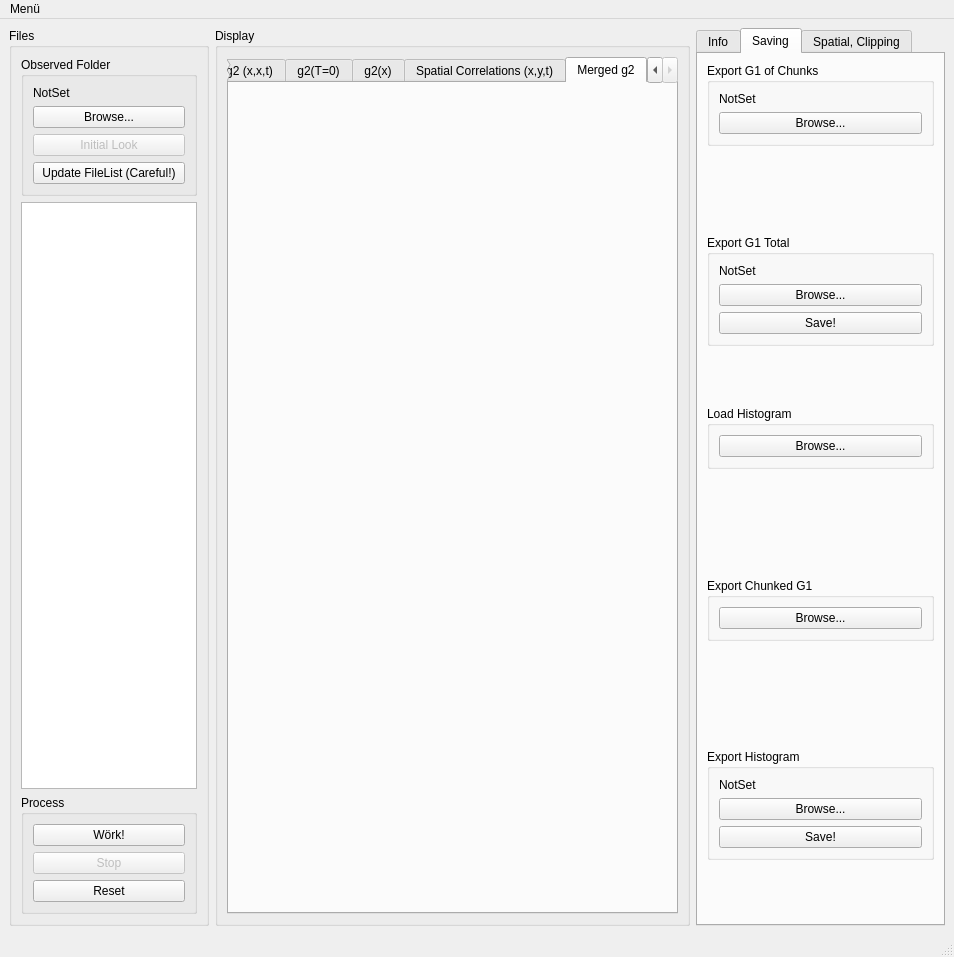
<?xml version="1.0" encoding="UTF-8"?>
<ui version="4.0">
 <class>MainWindow</class>
 <widget class="QMainWindow" name="MainWindow">
  <property name="geometry">
   <rect>
    <x>0</x>
    <y>0</y>
    <width>954</width>
    <height>957</height>
   </rect>
  </property>
  <property name="sizePolicy">
   <sizepolicy hsizetype="Minimum" vsizetype="Minimum">
    <horstretch>0</horstretch>
    <verstretch>0</verstretch>
   </sizepolicy>
  </property>
  <property name="minimumSize">
   <size>
    <width>800</width>
    <height>600</height>
   </size>
  </property>
  <property name="windowTitle">
   <string>Parallel Spatial Correlation</string>
  </property>
  <property name="dockOptions">
   <set>QMainWindow::AllowTabbedDocks|QMainWindow::AnimatedDocks</set>
  </property>
  <widget class="QWidget" name="centralwidget">
   <layout class="QHBoxLayout" name="horizontalLayout">
    <property name="sizeConstraint">
     <enum>QLayout::SetDefaultConstraint</enum>
    </property>
    <item>
     <widget class="QGroupBox" name="groupBox">
      <property name="sizePolicy">
       <sizepolicy hsizetype="Minimum" vsizetype="Preferred">
        <horstretch>1</horstretch>
        <verstretch>0</verstretch>
       </sizepolicy>
      </property>
      <property name="minimumSize">
       <size>
        <width>200</width>
        <height>0</height>
       </size>
      </property>
      <property name="title">
       <string>Files</string>
      </property>
      <layout class="QVBoxLayout" name="verticalLayout_2">
       <item alignment="Qt::AlignTop">
        <widget class="QGroupBox" name="groupBox_4">
         <property name="sizePolicy">
          <sizepolicy hsizetype="Expanding" vsizetype="Preferred">
           <horstretch>3</horstretch>
           <verstretch>0</verstretch>
          </sizepolicy>
         </property>
         <property name="title">
          <string>Observed Folder</string>
         </property>
         <layout class="QVBoxLayout" name="verticalLayout">
          <item>
           <widget class="QLabel" name="label_5">
            <property name="text">
             <string>NotSet</string>
            </property>
            <property name="wordWrap">
             <bool>true</bool>
            </property>
           </widget>
          </item>
          <item>
           <widget class="QPushButton" name="browseInput">
            <property name="text">
             <string>Browse...</string>
            </property>
           </widget>
          </item>
          <item>
           <widget class="QPushButton" name="pushButton_3">
            <property name="enabled">
             <bool>false</bool>
            </property>
            <property name="text">
             <string>Initial Look</string>
            </property>
           </widget>
          </item>
          <item>
           <widget class="QPushButton" name="pushButton_10">
            <property name="text">
             <string>Update FileList (Careful!)</string>
            </property>
           </widget>
          </item>
         </layout>
        </widget>
       </item>
       <item>
        <widget class="QListWidget" name="listWidget"/>
       </item>
       <item alignment="Qt::AlignBottom">
        <widget class="QGroupBox" name="groupBox_6">
         <property name="sizePolicy">
          <sizepolicy hsizetype="Preferred" vsizetype="Preferred">
           <horstretch>1</horstretch>
           <verstretch>0</verstretch>
          </sizepolicy>
         </property>
         <property name="title">
          <string>Process</string>
         </property>
         <layout class="QVBoxLayout" name="verticalLayout_4">
          <item>
           <widget class="QPushButton" name="buttonProcess">
            <property name="text">
             <string>Wörk!</string>
            </property>
           </widget>
          </item>
          <item>
           <widget class="QPushButton" name="pushButton">
            <property name="enabled">
             <bool>false</bool>
            </property>
            <property name="text">
             <string>Stop</string>
            </property>
           </widget>
          </item>
          <item>
           <widget class="QPushButton" name="pushButton_4">
            <property name="text">
             <string>Reset</string>
            </property>
           </widget>
          </item>
         </layout>
        </widget>
       </item>
      </layout>
     </widget>
    </item>
    <item>
     <widget class="QGroupBox" name="groupBox_2">
      <property name="sizePolicy">
       <sizepolicy hsizetype="Preferred" vsizetype="Preferred">
        <horstretch>5</horstretch>
        <verstretch>0</verstretch>
       </sizepolicy>
      </property>
      <property name="title">
       <string>Display</string>
      </property>
      <layout class="QVBoxLayout" name="verticalLayout_6">
       <item>
        <widget class="QTabWidget" name="tabWidget">
         <property name="currentIndex">
          <number>6</number>
         </property>
         <widget class="QWidget" name="tab">
          <attribute name="title">
           <string>G1 (x)</string>
          </attribute>
          <layout class="QVBoxLayout" name="verticalLayout_8">
           <item>
            <layout class="QVBoxLayout" name="verticalLayout_7"/>
           </item>
          </layout>
         </widget>
         <widget class="QWidget" name="tab_2">
          <attribute name="title">
           <string>G2 (x,x,t)</string>
          </attribute>
          <layout class="QHBoxLayout" name="horizontalLayout_2">
           <item>
            <layout class="QVBoxLayout" name="verticalLayout_9"/>
           </item>
          </layout>
         </widget>
         <widget class="QWidget" name="widget">
          <attribute name="title">
           <string>g2 (x,x,t)</string>
          </attribute>
          <layout class="QVBoxLayout" name="verticalLayout_12">
           <item>
            <layout class="QVBoxLayout" name="verticalLayout_11"/>
           </item>
          </layout>
         </widget>
         <widget class="QWidget" name="tab_7">
          <attribute name="title">
           <string>g2(T=0)</string>
          </attribute>
          <layout class="QVBoxLayout" name="verticalLayout_25">
           <item>
            <layout class="QVBoxLayout" name="verticalLayout_24"/>
           </item>
          </layout>
         </widget>
         <widget class="QWidget" name="tab_8">
          <attribute name="title">
           <string>g2(x)</string>
          </attribute>
          <layout class="QVBoxLayout" name="verticalLayout_27">
           <item>
            <layout class="QVBoxLayout" name="verticalLayout_26"/>
           </item>
          </layout>
         </widget>
         <widget class="QWidget" name="tab_3">
          <attribute name="title">
           <string>Spatial Correlations (x,y,t)</string>
          </attribute>
          <layout class="QVBoxLayout" name="verticalLayout_14">
           <item>
            <layout class="QVBoxLayout" name="verticalLayout_13"/>
           </item>
          </layout>
         </widget>
         <widget class="QWidget" name="tab_9">
          <attribute name="title">
           <string>Merged g2</string>
          </attribute>
          <layout class="QVBoxLayout" name="verticalLayout_30">
           <item>
            <layout class="QVBoxLayout" name="verticalLayout_29"/>
           </item>
          </layout>
         </widget>
        </widget>
       </item>
      </layout>
     </widget>
    </item>
    <item>
     <widget class="QTabWidget" name="tabWidget_2">
      <property name="currentIndex">
       <number>1</number>
      </property>
      <widget class="QWidget" name="tab_4">
       <attribute name="title">
        <string>Info</string>
       </attribute>
       <layout class="QVBoxLayout" name="verticalLayout_5">
        <item alignment="Qt::AlignTop">
         <widget class="QGroupBox" name="groupBox_7">
          <property name="minimumSize">
           <size>
            <width>0</width>
            <height>188</height>
           </size>
          </property>
          <property name="title">
           <string>Info</string>
          </property>
          <layout class="QVBoxLayout" name="verticalLayout_16">
           <item>
            <layout class="QGridLayout" name="gridLayout">
             <item row="0" column="1">
              <widget class="QLabel" name="label">
               <property name="text">
                <string>0</string>
               </property>
              </widget>
             </item>
             <item row="0" column="0">
              <widget class="QLabel" name="label_2">
               <property name="text">
                <string>Files Total</string>
               </property>
              </widget>
             </item>
             <item row="3" column="0">
              <widget class="QLabel" name="label_11">
               <property name="text">
                <string>Master G2 Events</string>
               </property>
              </widget>
             </item>
             <item row="4" column="0">
              <widget class="QLabel" name="label_9">
               <property name="text">
                <string>Master G2 Events
per Bin</string>
               </property>
              </widget>
             </item>
             <item row="7" column="1">
              <widget class="QLabel" name="label_19">
               <property name="text">
                <string>0</string>
               </property>
              </widget>
             </item>
             <item row="2" column="1">
              <widget class="QLabel" name="label_10">
               <property name="text">
                <string>0</string>
               </property>
              </widget>
             </item>
             <item row="6" column="0">
              <widget class="QLabel" name="label_13">
               <property name="text">
                <string>Slave G2 Events
per Bin</string>
               </property>
              </widget>
             </item>
             <item row="6" column="1">
              <widget class="QLabel" name="label_17">
               <property name="text">
                <string>0</string>
               </property>
              </widget>
             </item>
             <item row="5" column="1">
              <widget class="QLabel" name="label_16">
               <property name="text">
                <string>0</string>
               </property>
              </widget>
             </item>
             <item row="5" column="0">
              <widget class="QLabel" name="label_12">
               <property name="text">
                <string>Slave G2 Events</string>
               </property>
              </widget>
             </item>
             <item row="4" column="1">
              <widget class="QLabel" name="label_15">
               <property name="text">
                <string>0</string>
               </property>
              </widget>
             </item>
             <item row="3" column="1">
              <widget class="QLabel" name="label_14">
               <property name="text">
                <string>0</string>
               </property>
              </widget>
             </item>
             <item row="1" column="0">
              <widget class="QLabel" name="label_3">
               <property name="text">
                <string>Files Processed</string>
               </property>
              </widget>
             </item>
             <item row="1" column="1">
              <widget class="QLabel" name="label_7">
               <property name="text">
                <string>0</string>
               </property>
              </widget>
             </item>
             <item row="2" column="0">
              <widget class="QLabel" name="label_8">
               <property name="text">
                <string>Files left</string>
               </property>
              </widget>
             </item>
             <item row="7" column="0">
              <widget class="QLabel" name="label_18">
               <property name="text">
                <string>Double Events
Last Chunk</string>
               </property>
              </widget>
             </item>
             <item row="8" column="0">
              <widget class="QLabel" name="label_31">
               <property name="text">
                <string>events per bin merged</string>
               </property>
              </widget>
             </item>
             <item row="8" column="1">
              <widget class="QLabel" name="label_32">
               <property name="text">
                <string>0</string>
               </property>
              </widget>
             </item>
            </layout>
           </item>
          </layout>
         </widget>
        </item>
        <item alignment="Qt::AlignTop">
         <widget class="QGroupBox" name="groupBox_8">
          <property name="title">
           <string>Settings</string>
          </property>
          <layout class="QVBoxLayout" name="verticalLayout_15">
           <item>
            <widget class="QCheckBox" name="checkBox">
             <property name="text">
              <string>Send Telegram</string>
             </property>
            </widget>
           </item>
           <item>
            <widget class="QCheckBox" name="checkBox_2">
             <property name="text">
              <string>Spatial Correlation</string>
             </property>
            </widget>
           </item>
           <item>
            <widget class="QLabel" name="label_24">
             <property name="text">
              <string> Bin Number (Spatial)</string>
             </property>
            </widget>
           </item>
           <item>
            <widget class="QLineEdit" name="lineEdit_3">
             <property name="text">
              <string>144</string>
             </property>
            </widget>
           </item>
          </layout>
         </widget>
        </item>
       </layout>
      </widget>
      <widget class="QWidget" name="tab_5">
       <attribute name="title">
        <string>Saving</string>
       </attribute>
       <layout class="QVBoxLayout" name="verticalLayout_20">
        <item alignment="Qt::AlignTop">
         <widget class="QGroupBox" name="groupBox_5">
          <property name="title">
           <string>Export G1 of Chunks</string>
          </property>
          <layout class="QVBoxLayout" name="verticalLayout_10">
           <item>
            <widget class="QLabel" name="label_6">
             <property name="text">
              <string>NotSet</string>
             </property>
             <property name="wordWrap">
              <bool>true</bool>
             </property>
            </widget>
           </item>
           <item>
            <widget class="QPushButton" name="pushButton_5">
             <property name="text">
              <string>Browse...</string>
             </property>
            </widget>
           </item>
          </layout>
         </widget>
        </item>
        <item alignment="Qt::AlignTop">
         <widget class="QGroupBox" name="groupBox_11">
          <property name="title">
           <string>Export G1 Total</string>
          </property>
          <layout class="QVBoxLayout" name="verticalLayout_19">
           <item>
            <widget class="QLabel" name="label_21">
             <property name="text">
              <string>NotSet</string>
             </property>
            </widget>
           </item>
           <item>
            <widget class="QPushButton" name="pushButton_8">
             <property name="text">
              <string>Browse...</string>
             </property>
            </widget>
           </item>
           <item>
            <widget class="QPushButton" name="pushButton_9">
             <property name="text">
              <string>Save!</string>
             </property>
            </widget>
           </item>
          </layout>
         </widget>
        </item>
        <item alignment="Qt::AlignTop">
         <widget class="QGroupBox" name="groupBox_10">
          <property name="title">
           <string>Load Histogram</string>
          </property>
          <layout class="QVBoxLayout" name="verticalLayout_18">
           <item>
            <widget class="QPushButton" name="pushButton_7">
             <property name="text">
              <string>Browse...</string>
             </property>
            </widget>
           </item>
          </layout>
         </widget>
        </item>
        <item alignment="Qt::AlignTop">
         <widget class="QGroupBox" name="groupBox_14">
          <property name="title">
           <string>Export Chunked G1</string>
          </property>
          <layout class="QVBoxLayout" name="verticalLayout_28">
           <item>
            <widget class="QPushButton" name="pushButton_13">
             <property name="text">
              <string>Browse...</string>
             </property>
            </widget>
           </item>
          </layout>
         </widget>
        </item>
        <item alignment="Qt::AlignTop">
         <widget class="QGroupBox" name="groupBox_3">
          <property name="sizePolicy">
           <sizepolicy hsizetype="MinimumExpanding" vsizetype="Preferred">
            <horstretch>1</horstretch>
            <verstretch>0</verstretch>
           </sizepolicy>
          </property>
          <property name="minimumSize">
           <size>
            <width>200</width>
            <height>0</height>
           </size>
          </property>
          <property name="title">
           <string>Export Histogram</string>
          </property>
          <layout class="QVBoxLayout" name="verticalLayout_3">
           <item>
            <widget class="QLabel" name="label_4">
             <property name="text">
              <string>NotSet</string>
             </property>
             <property name="wordWrap">
              <bool>true</bool>
             </property>
            </widget>
           </item>
           <item>
            <widget class="QPushButton" name="browseInput_2">
             <property name="text">
              <string>Browse...</string>
             </property>
            </widget>
           </item>
           <item>
            <widget class="QPushButton" name="pushButton_2">
             <property name="text">
              <string>Save!</string>
             </property>
            </widget>
           </item>
          </layout>
         </widget>
        </item>
       </layout>
      </widget>
      <widget class="QWidget" name="tab_6">
       <attribute name="title">
        <string>Spatial, Clipping</string>
       </attribute>
       <layout class="QVBoxLayout" name="verticalLayout_22">
        <item alignment="Qt::AlignTop">
         <widget class="QGroupBox" name="groupBox_13">
          <property name="title">
           <string>Spatio-temporal Control</string>
          </property>
          <layout class="QVBoxLayout" name="verticalLayout_23">
           <item>
            <layout class="QGridLayout" name="gridLayout_3">
             <item row="2" column="0">
              <widget class="QLabel" name="label_25">
               <property name="text">
                <string>Plot 2</string>
               </property>
              </widget>
             </item>
             <item row="1" column="1">
              <widget class="QLineEdit" name="lineEdit_4">
               <property name="text">
                <string>72</string>
               </property>
              </widget>
             </item>
             <item row="1" column="0">
              <widget class="QLabel" name="label_26">
               <property name="text">
                <string>Plot 1</string>
               </property>
              </widget>
             </item>
             <item row="2" column="1">
              <widget class="QLineEdit" name="lineEdit_5">
               <property name="text">
                <string>80</string>
               </property>
              </widget>
             </item>
             <item row="0" column="0">
              <widget class="QLabel" name="label_27">
               <property name="text">
                <string>Detector</string>
               </property>
              </widget>
             </item>
             <item row="0" column="1">
              <widget class="QComboBox" name="comboBox_2">
               <item>
                <property name="text">
                 <string>Master</string>
                </property>
               </item>
               <item>
                <property name="text">
                 <string>Slave</string>
                </property>
               </item>
              </widget>
             </item>
            </layout>
           </item>
           <item>
            <widget class="QPushButton" name="pushButton_12">
             <property name="text">
              <string>Wörk!</string>
             </property>
            </widget>
           </item>
          </layout>
         </widget>
        </item>
        <item alignment="Qt::AlignTop">
         <widget class="QGroupBox" name="groupBox_15">
          <property name="title">
           <string>Merging control</string>
          </property>
          <layout class="QVBoxLayout" name="verticalLayout_31">
           <item>
            <layout class="QGridLayout" name="gridLayout_5">
             <item row="0" column="0">
              <widget class="QLabel" name="label_30">
               <property name="text">
                <string>Time per bin [ns]</string>
               </property>
              </widget>
             </item>
             <item row="0" column="1">
              <widget class="QLineEdit" name="lineEdit_8">
               <property name="text">
                <string>2.1</string>
               </property>
              </widget>
             </item>
            </layout>
           </item>
           <item>
            <widget class="QPushButton" name="pushButton_14">
             <property name="text">
              <string>Wörk!</string>
             </property>
            </widget>
           </item>
          </layout>
         </widget>
        </item>
        <item alignment="Qt::AlignTop">
         <widget class="QGroupBox" name="groupBox_9">
          <property name="title">
           <string>Spatial Control</string>
          </property>
          <layout class="QVBoxLayout" name="verticalLayout_17">
           <item>
            <layout class="QGridLayout" name="gridLayout_4">
             <item row="0" column="0">
              <widget class="QLabel" name="label_20">
               <property name="text">
                <string>Starting bin</string>
               </property>
              </widget>
             </item>
             <item row="0" column="1">
              <widget class="QComboBox" name="comboBox"/>
             </item>
             <item row="2" column="0">
              <widget class="QLabel" name="label_29">
               <property name="text">
                <string>Min</string>
               </property>
              </widget>
             </item>
             <item row="1" column="0">
              <widget class="QLabel" name="label_28">
               <property name="text">
                <string>Max</string>
               </property>
              </widget>
             </item>
             <item row="1" column="1">
              <widget class="QLineEdit" name="lineEdit_6">
               <property name="text">
                <string>35</string>
               </property>
              </widget>
             </item>
             <item row="2" column="1">
              <widget class="QLineEdit" name="lineEdit_7">
               <property name="text">
                <string>0</string>
               </property>
              </widget>
             </item>
            </layout>
           </item>
           <item>
            <widget class="QPushButton" name="pushButton_6">
             <property name="text">
              <string>Wörk!</string>
             </property>
            </widget>
           </item>
          </layout>
         </widget>
        </item>
        <item alignment="Qt::AlignTop">
         <widget class="QGroupBox" name="groupBox_12">
          <property name="title">
           <string>Clipping Control</string>
          </property>
          <layout class="QVBoxLayout" name="verticalLayout_21">
           <item>
            <layout class="QGridLayout" name="gridLayout_2">
             <item row="0" column="1">
              <widget class="QLineEdit" name="lineEdit">
               <property name="text">
                <string>35</string>
               </property>
              </widget>
             </item>
             <item row="0" column="0">
              <widget class="QLabel" name="label_22">
               <property name="text">
                <string>Max</string>
               </property>
              </widget>
             </item>
             <item row="1" column="0">
              <widget class="QLabel" name="label_23">
               <property name="text">
                <string>Min</string>
               </property>
              </widget>
             </item>
             <item row="1" column="1">
              <widget class="QLineEdit" name="lineEdit_2">
               <property name="text">
                <string>0</string>
               </property>
              </widget>
             </item>
            </layout>
           </item>
           <item>
            <widget class="QPushButton" name="pushButton_11">
             <property name="text">
              <string>Üpdate!</string>
             </property>
            </widget>
           </item>
          </layout>
         </widget>
        </item>
       </layout>
      </widget>
     </widget>
    </item>
   </layout>
  </widget>
  <widget class="QMenuBar" name="menubar">
   <property name="geometry">
    <rect>
     <x>0</x>
     <y>0</y>
     <width>954</width>
     <height>21</height>
    </rect>
   </property>
   <widget class="QMenu" name="menuQOQI_Histogram_Merger">
    <property name="title">
     <string>Menü</string>
    </property>
    <addaction name="actionInfo"/>
    <addaction name="separator"/>
    <addaction name="actionBeenden"/>
   </widget>
   <addaction name="menuQOQI_Histogram_Merger"/>
  </widget>
  <widget class="QStatusBar" name="statusbar"/>
  <action name="actionBeenden">
   <property name="text">
    <string>Beenden</string>
   </property>
   <property name="shortcut">
    <string>Ctrl+Q</string>
   </property>
  </action>
  <action name="actionInfo">
   <property name="text">
    <string>Info</string>
   </property>
  </action>
  <action name="actionsave_Project">
   <property name="text">
    <string>save Project</string>
   </property>
  </action>
  <action name="actionsave_Project_as">
   <property name="text">
    <string>save Project as...</string>
   </property>
  </action>
  <action name="actionload_Project">
   <property name="text">
    <string>load Project...</string>
   </property>
  </action>
 </widget>
 <tabstops>
  <tabstop>browseInput</tabstop>
 </tabstops>
 <resources/>
 <connections/>
</ui>
